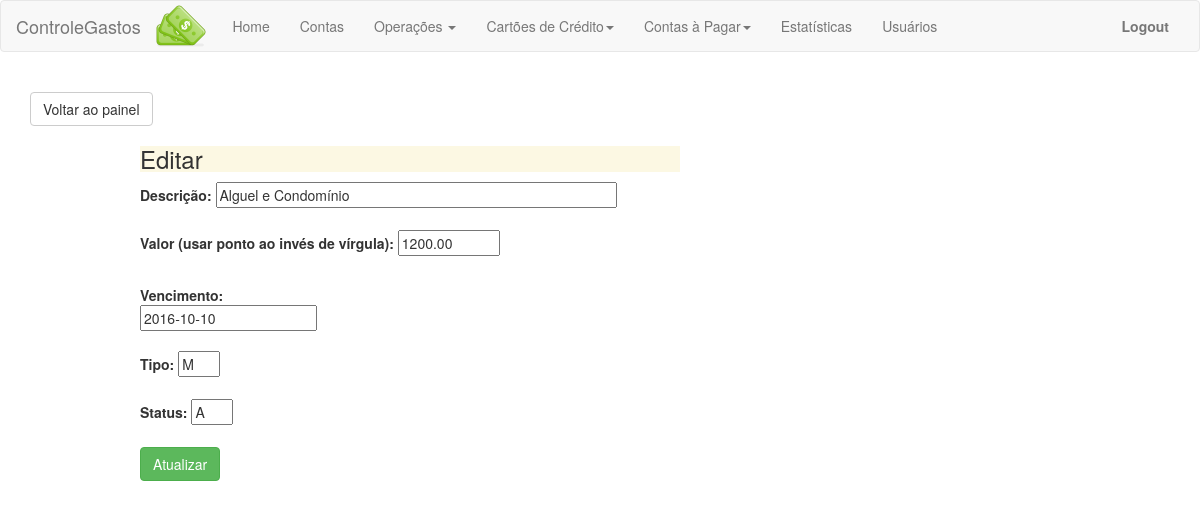
/contas_pagar/update.php?id=1 (signed in), run on the app's committed database.
### tables this page shows
CREATE TABLE IF NOT EXISTS `contas_a_pagar` (
  `idContaPagar` int(11) NOT NULL AUTO_INCREMENT,
  `descricao` varchar(100) NOT NULL,
  `valor` decimal(10,2) NOT NULL,
  `dataVencimento` date NOT NULL,
  `tipo` char(1) NOT NULL,
  `statusPgto` char(1) NOT NULL,
  PRIMARY KEY (`idContaPagar`)
);

### contas_pagar/update.php (the view, shortened to what this page needs)
<?php
$id = null;
if ( !empty($_GET['id'])) {
    $id = $_REQUEST['id'];
}
if ( !empty($_POST)) {
    $descricao = $_POST['descricao'];
    $valor = $_POST['valor'];
    $dataVenc = $_POST['dataVenc'];
    $tipo = $_POST['tipo'];
    $status = $_POST['status'];
    $valid = true;
    if ($valid) {
        $pdo = Database::connect();
        $pdo->setAttribute(PDO::ATTR_ERRMODE, PDO::ERRMODE_EXCEPTION);
        $sql = "UPDATE contas_a_pagar set descricao=?, valor=?, dataVencimento=?, tipo=?, statusPgto=? WHERE idContaPagar = ?";
        $q = $pdo->prepare($sql);
        $q->execute(array($descricao, $valor, $dataVenc, $tipo, $status, $id));
        Database::disconnect();
        header("Location: index.php");
    }
    } else {
        $pdo = Database::connect();
        $pdo->setAttribute(PDO::ATTR_ERRMODE, PDO::ERRMODE_EXCEPTION);
        $sql = "SELECT * FROM contas_a_pagar where idContaPagar = ?";
        $q = $pdo->prepare($sql);
        $q->execute(array($id));
        $data = $q->fetch(PDO::FETCH_ASSOC);
        $descricao = $data['descricao'];
        $valor = $data['valor'];
        $dataVenc = $data['dataVencimento'];
        $tipo = $data['tipo'];
        $status = $data['statusPgto'];
    }
?>
<!DOCTYPE html>
<html lang="en">
<head>
</head>
<?php include ('../layout/header.php'); ?>
<br/>
<body>
    <div class="container">
        <a class="btn btn-default" href="index.php">Voltar ao painel</a><br/>
                <div class="col-xs-offset-1 col-md-6">
                    <div class="bg-warning">
                        <h3>Editar</h3>
                    </div>
                    <form class="form-horizontal" action="update.php?id=<?php echo $id?>" method="post">
                        <div>
                        <label>Descrição: </label>
                            <input type="text" name="descricao" size="50" placeholder="Descricao" value="<?php echo !empty($descricao)?$descricao:'';?>"/>
                        </div>
                        <br/>
                        <div>
                        <label>Valor (usar ponto ao invés de vírgula): </label>
                            <input type="float" name="valor" size="10" placeholder="Valor" value="<?php echo !empty($valor)?$valor:'';?>"/>
                        </div>
                        <br/>
                        <div class="control-group form-actions">
                            <label class="control-label"><b>Vencimento: </b></label>
                                <div class="controls">
                                    <input name="dataVenc" type="text" id="datepicker" value="<?php echo !empty($dataVenc)?$dataVenc:'';?>"/>
                                </div>
                        </div>
                        <br/>
                        <div>
                        <label>Tipo: </label>
                            <input type="text" name="tipo" size="2" placeholder="Valor" value="<?php echo !empty($tipo)?$tipo:'';?>"/>
                        </div>
                        <br/>
                        <div>
                        <label>Status: </label>
                            <input type="text" name="status" size="2" placeholder="Valor" value="<?php echo !empty($status)?$status:'';?>"/>
                        </div>
                        <br/>
                      <div class="form-actions">
                          <button type="submit" class="btn btn-success">Atualizar</button>
                          <br/><br/>
                        </div>
                    </form>
                </div>
    </div>
  </body>
</html>

### data on the page
contas_a_pagar: descricao "Alguel e Condomínio", valor "1200.00", dataVenc "2016-10-10", tipo "M", status "A"
